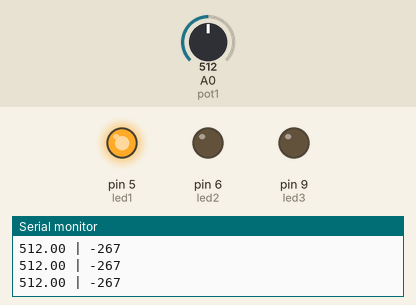
Recording of a sketch running on a simulated Arduino Uno, built with avr-gcc and run on an emulated ATmega328P. On the bench: output pins drawn as LEDs (lit = HIGH), the last lines printed to the serial monitor. The test bench sets the inputs (shaded band); at power-on: A0 (pot1) = 512.

Above: at 1.2 s.
1.3 s: A0 (pot1) set to 501
At 1.7 s:
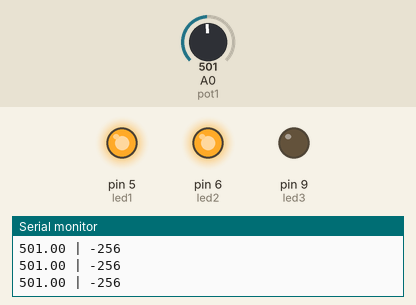
2.8 s: A0 (pot1) set to 268
5.8 s: A0 (pot1) set to 244
At 7.0 s:
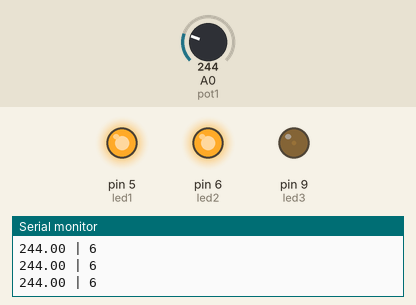
7.3 s: A0 (pot1) set to 122
At 8.4 s:
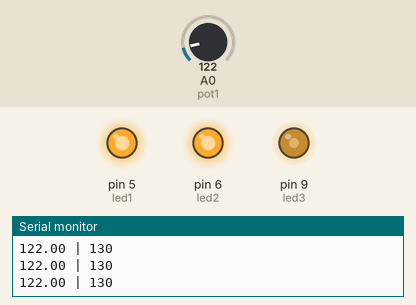
8.8 s: A0 (pot1) set to 0
At 9.4 s:
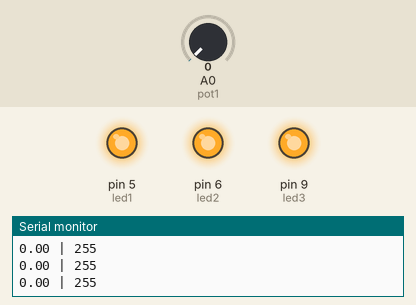
10.3 s: A0 (pot1) set to 778
At 11.1 s:
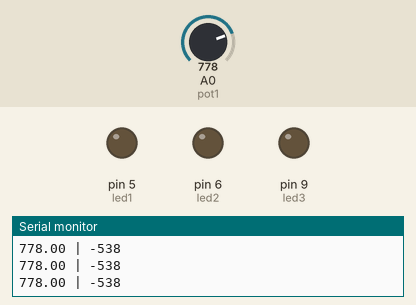
Timing chart, 0 to 12.8 s (numbered marks = the images above; inputs shaded):
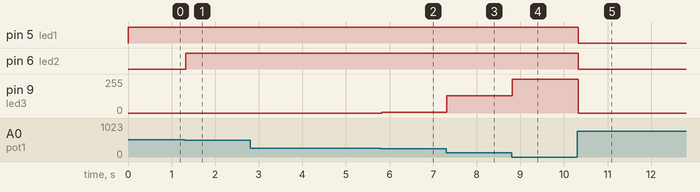

Measured:
- the behaviour switches between 512 and 511 on A0 (pot1) (found by bisection; images 0 and 1)
- after the input at 1.3 s, pin 6 (led2): LOW → HIGH at once
- after the input at 5.8 s, pin 9 (led3): 0/255 → 6/255 at once
- after the input at 7.3 s, pin 9 (led3): 6/255 → 130/255 at once
- after the input at 8.8 s, pin 9 (led3): 130/255 → 255/255 at once
- after the input at 10.3 s, pin 5 (led1), pin 6 (led2): HIGH → LOW at once; pin 9 (led3): 255/255 → 0/255 at once

The sketch:

fade.ino
```cpp
// This fade code is for the assignment that involves 3 leds and 1 pot pin

#define led1 5
#define led2 6
#define led3 9
#define pot1 A0

float pot1Data = 0;

int led3State = LOW;
int led3Brightness = 0;

void setup() {
  // put your setup code here, to run once:
  pinMode(led1, OUTPUT);
  pinMode(led2, OUTPUT);
  pinMode(led3, OUTPUT);
  pinMode(pot1, INPUT);

  Serial.begin(9600);
}

void loop() {
  // put your main code here, to run repeatedly:

  pot1Data = analogRead(pot1);
  led3Brightness = map(pot1Data, 250, 0, 0, 255);

  Serial.print(pot1Data);
  Serial.print(" | ");
  Serial.println(led3Brightness);


  if (pot1Data < 256) {
    digitalWrite(led1, HIGH);
    digitalWrite(led2, HIGH);
    analogWrite(led3, led3Brightness);
  } else if (pot1Data >= 256 && pot1Data < 512) {
    digitalWrite(led1, HIGH);
    digitalWrite(led2, HIGH);
    analogWrite(led3, 0);
  } else if (pot1Data >= 512 && pot1Data < 768) {
    digitalWrite(led1, HIGH);
    digitalWrite(led2, LOW);
    analogWrite(led3, 0);
  } else if (pot1Data >= 768) {
    digitalWrite(led1, LOW);
    digitalWrite(led2, LOW);
    analogWrite(led3, 0);
  }

}
```
